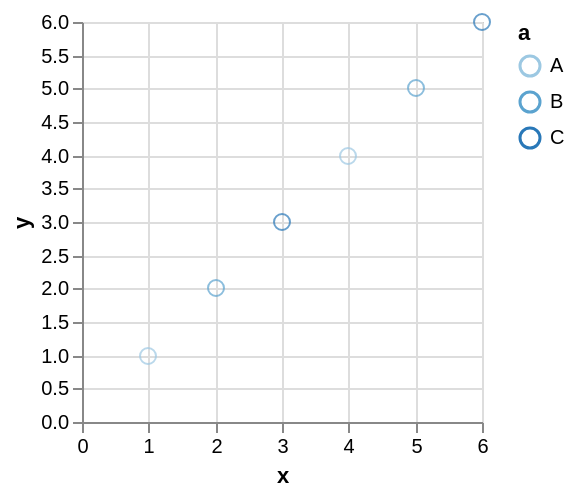

Specify this chart in Vega-Lite:
### Vega specification from a JSON file in a GitHub repository (floating-point values rounded to 4 significant figures)
{"$schema": "https://vega.github.io/schema/vega/v3.0.json", "autosize": "pad", "padding": 5, "encode": {"update": {"stroke": {"value": "#ccc"}, "fill": {"value": "transparent"}}}, "data": [{"name": "source_0", "values": [{"a": "B", "x": 2, "y": 2}, {"a": "A", "x": 1, "y": 1}, {"a": "A", "x": 4, "y": 4}, {"a": "B", "x": 5, "y": 5}, {"a": "C", "x": 3, "y": 3}, {"a": "C", "x": 6, "y": 6}]}, {"name": "data_0", "source": "source_0", "transform": [{"type": "formula", "expr": "toNumber(datum[\"x\"])", "as": "x"}, {"type": "formula", "expr": "toNumber(datum[\"y\"])", "as": "y"}, {"type": "filter", "expr": "datum[\"x\"] !== null && !isNaN(datum[\"x\"]) && datum[\"y\"] !== null && !isNaN(datum[\"y\"])"}]}], "signals": [{"name": "width", "update": "200"}, {"name": "height", "update": "200"}], "marks": [{"name": "marks", "type": "symbol", "role": "point", "from": {"data": "data_0"}, "encode": {"update": {"x": {"scale": "x", "field": "x"}, "y": {"scale": "y", "field": "y"}, "stroke": {"scale": "color", "field": "a"}, "fill": {"value": "transparent"}, "opacity": {"value": 0.7}}}}], "scales": [{"name": "x", "type": "linear", "domain": {"data": "data_0", "field": "x"}, "range": [0, 200], "round": true, "nice": true, "zero": true}, {"name": "y", "type": "linear", "domain": {"data": "data_0", "field": "y"}, "range": [200, 0], "round": true, "nice": true, "zero": true}, {"name": "color", "type": "ordinal", "domain": {"data": "data_0", "field": "a", "sort": true}, "range": "ordinal"}], "axes": [{"scale": "x", "labelOverlap": true, "orient": "bottom", "tickCount": 5, "title": "x", "zindex": 1}, {"scale": "x", "domain": false, "grid": true, "labels": false, "orient": "bottom", "tickCount": 5, "ticks": false, "zindex": 0, "gridScale": "y"}, {"scale": "y", "orient": "left", "title": "y", "zindex": 1}, {"scale": "y", "domain": false, "grid": true, "labels": false, "orient": "left", "ticks": false, "zindex": 0, "gridScale": "x"}], "legends": [{"stroke": "color", "title": "a"}]}
